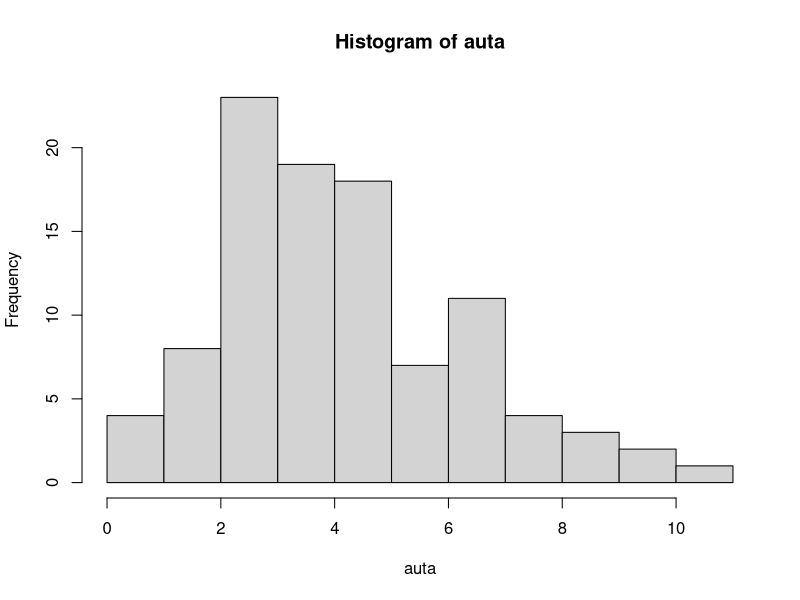
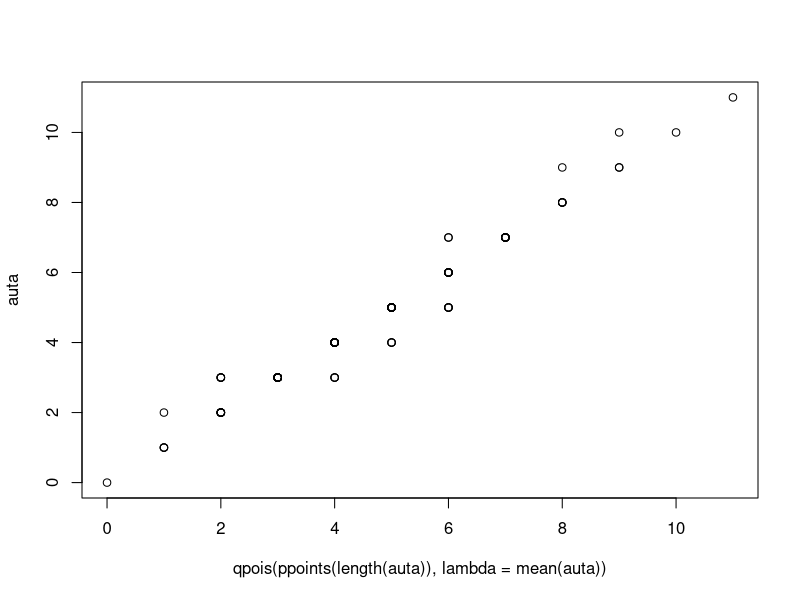
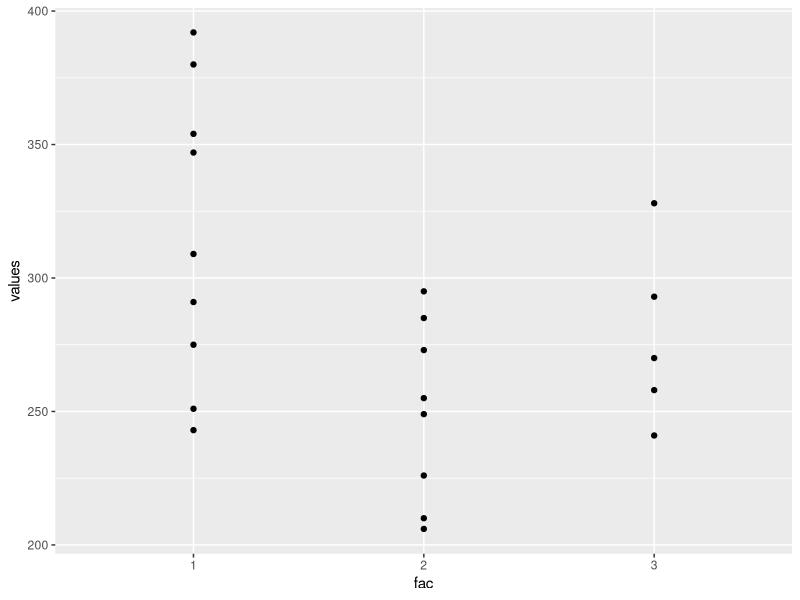
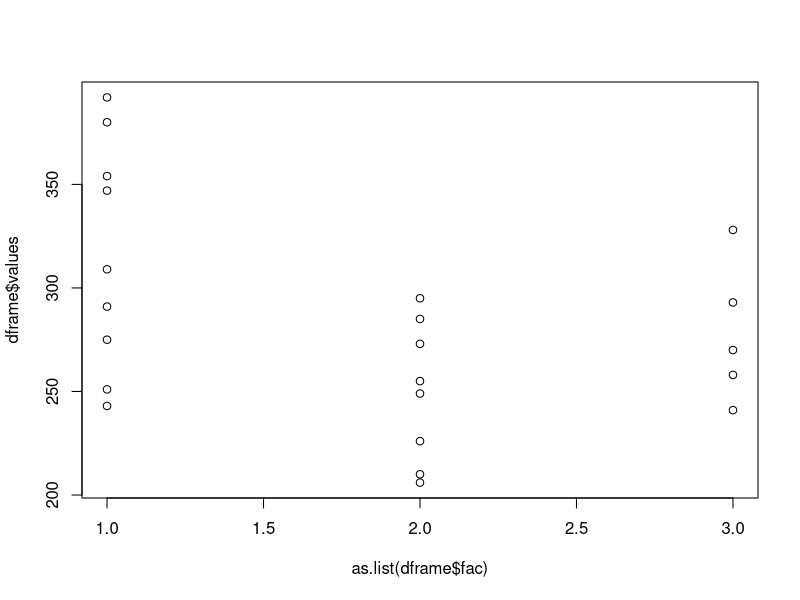
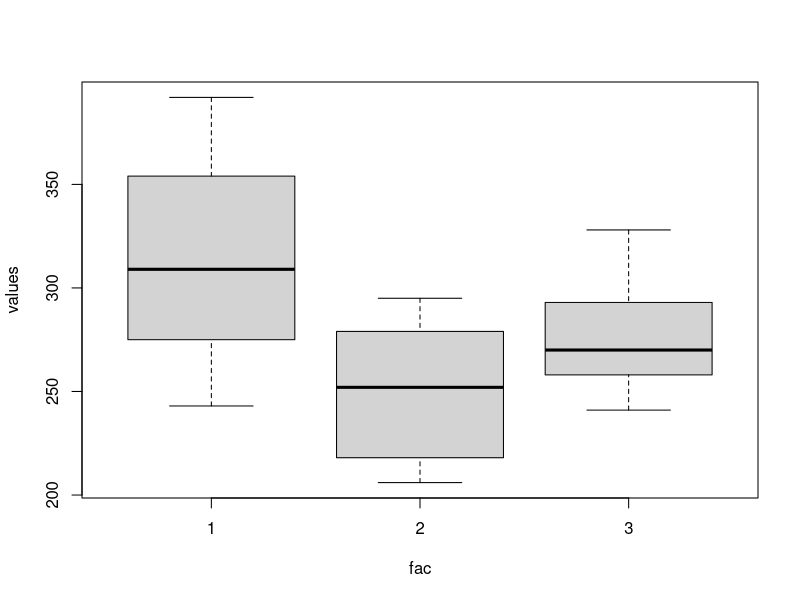

The R script that drew these images, in order:
par(ask = TRUE)
require(ggplot2)

#=======================================================================
#  1)
#=======================================================================



#=======================================================================
#  2)
#=======================================================================
auta = c(4, 6, 3, 3, 6, 4, 9, 7, 5, 4, 2, 7, 5, 3, 4, 4, 7, 4, 1, 6, 4, 5, 8, 3, 5,
7, 4, 8, 5, 7, 2, 7, 3, 4, 3, 3, 3, 3, 5, 8, 4, 2, 9, 5, 1, 10, 8, 0, 3, 4,
5, 4, 5, 4, 5, 3, 5, 6, 3, 2, 11, 10, 4, 5, 4, 5, 9, 3, 5, 7, 3, 3, 2, 7, 3,
7, 3, 4, 5, 5, 3, 1, 5, 2, 7, 4, 3, 7, 3, 6, 5, 3, 2, 4, 2, 4, 6, 3, 6, 3)

summary(auta)
sd(auta)
var(auta)
quartiles = quantile(auta, c(0.25, 0.75), names=FALSE )
iqr = quartiles[2] - quartiles[1]
iqr

table(auta)

 
hist(auta)


qqplot(qpois(ppoints(length(auta)), lambda=mean(auta)), auta)


# alternative hypothesis is median > 4
# P-value test
wilcox.test(auta, mu=4, alternative="greater")
#  we reject null hypothesis; alternative holds 
# however symmetry doesn't hold !!

n_minus=length(auta[auta<4])
n_minus                     
n_plus=length(auta[auta>4])
n_plus                       
pbinom(n_plus, n_plus+n_minus, 0.5)
pvalue=1-pbinom(n_plus, n_plus+n_minus, 0.5)
pvalue
# not assuming symmetry we can not reject

# =======================
# normalne ma wilcox vyssi silu:
#   
#> xx=rnorm(100)
#> wilcox.test(xx)
# V = 2432, p-value = 0.7505
#> n_plus=length(xx[xx>0])
#> 2*(1-pbinom(n_plus, 100, 0.5))
# [1] 1.382701
#> 2*(pbinom(n_plus, 100, 0.5))
# pvalue of sign test: [1] 0.6172994

#=======================================================================
#  3)
#=======================================================================
n1=1600; a1=3.288; s1=0.649; n2=900; a2=3.314; s2=0.592
sx=sqrt( ((n1-1)*s1^2 + (n2-1)*s2^2)/ (n1+n2-2) )
T=(a2-a1)/sx/sqrt(1/n1+1/n2)
T
sx
pv=pt(T, df=n1+n2-2)
pv
# alternative is a2-a1>0
pvalue=1-pv
pvalue
# can not reject null hypothesis (neporkazali jsme ucinnost flourovani)
#=======================================================================
#  4)
#=======================================================================
freq=c(45, 26, 25, 27, 22, 32, 21, 26, 40, 34)
chisq.test(freq, p=rep(1/10,10))

# recreate original values
values=rep(1:10, freq)
values

mean(values)
var(values)

# chi square rucne

# expected frequency (same for all values)
expected=sum(freq)/10
chi=sum( (freq - expected)^2/expected)
chi
1-pchisq(chi, df=9)

# same as R-implementation
# we reject hypothesis about distribution

#=======================================================================
#  5)
#=======================================================================
v1=c(243, 251, 275, 291, 347, 354, 380, 392, 309)
v2=c(206, 210, 226, 249, 255, 273, 285, 295)
v3=c(241, 258, 270, 293, 328)

# create data frame
values=c(v1,v2,v3)
sizes=c(length(v1),length(v2),length(v3))
factors=factor( rep(1:3,sizes) )
dframe=data.frame( values, fac=factors )

# scatter plot
ggplot(dframe, aes(fac,values))+geom_point()
plot(as.list(dframe$fac), dframe$values)



# box plot
boxplot(values~fac,dframe)


# general linear model
model=aov(values~fac,dframe)
summary(model)
# Rejecting null hypothesis

# posthoc analysis using Tukey
TukeyHSD(model)

# significant difference in 1-2 pair


# posthoc analysis using pairwise T test with compensation
pairwise.t.test(dframe$val, dframe$fac, p.adjust.method="b")
pairwise.t.test(dframe$val, dframe$fac, p.adjust.method="holm")

# same result as Tukey, for 1-3 and 2-3 have larger error of second kind (since Tukey should be exact)



